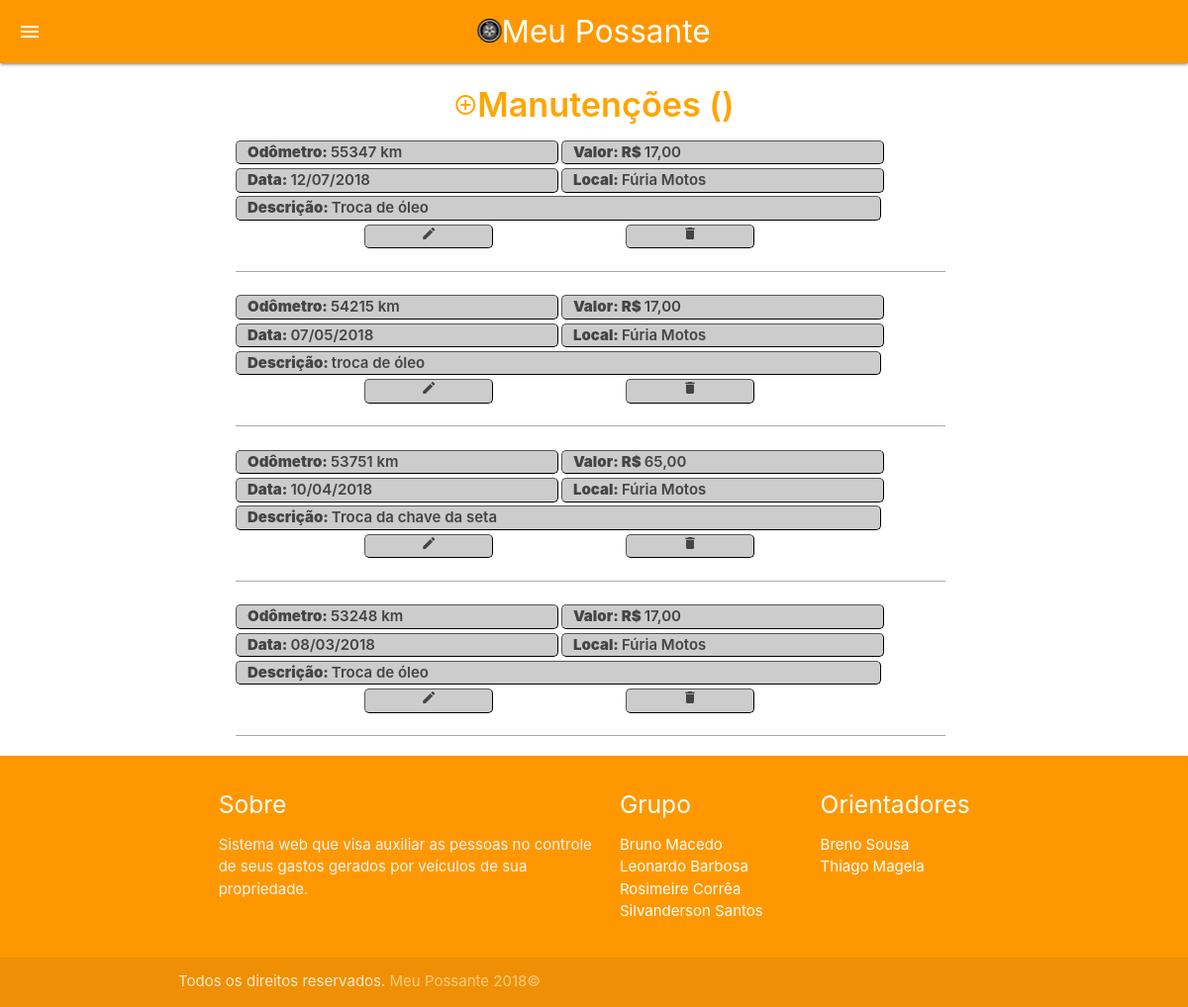
Before: /admin/manutencao/manutencao.php?id=3 (signed in) with the older database file.
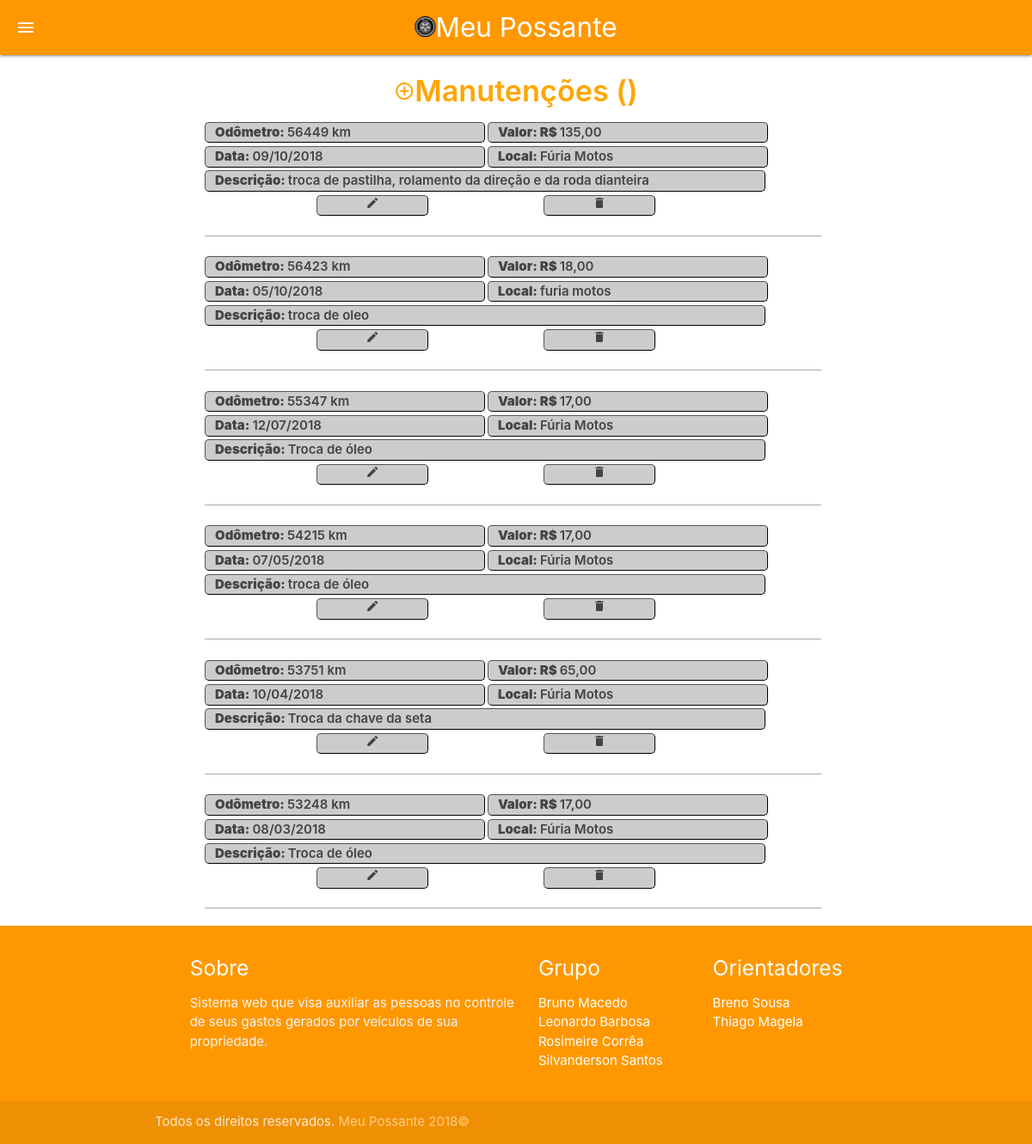
After: the same page with the newer database file.
### tables this page shows
CREATE TABLE IF NOT EXISTS `manutencoes` (
  `idmanu` int(11) NOT NULL AUTO_INCREMENT,
  `idveiculo` int(11) DEFAULT NULL,
  `odomanu` int(11) DEFAULT NULL,
  `valormanu` double(10,2) DEFAULT NULL,
  `datamanu` date DEFAULT NULL,
  `descmanu` varchar(255) DEFAULT NULL,
  `localmanu` varchar(30) DEFAULT NULL,
  PRIMARY KEY (`idmanu`),
  KEY `idveiculo` (`idveiculo`)
);

### admin/manutencao/manutencao.php (the view, shortened to what this page needs)
<?php
$id = $_GET['id'];
$placa = $_SESSION['placa'];
?>
<!DOCTYPE html>
<html lang="pt-br">
<head>
  <link type="text/css" rel="stylesheet" href="../../materialize/css/materialize.min.css"  media="screen,projection"/>
  <link rel="stylesheet" type="text/css" href="../../css/style.css">
</head>
<body>
  <nav class="orange">
    <div class="nav-wrapper">
      <a href="#" class="center-align"><i class="sidenav-trigger material-icons  " data-target="slide-out">menu</i></a>
      <div><a href="#" class="brand-logo center"><img src="../../img/mp24px.png"/>Meu Possante</a></div>
    </div>
  </nav>
  <main class="">
    <div class="container">
      <h4><a href="addmanutencao.php?id=<?= $id?>"  style="color:orange;"><i class="material-icons">control_point</i>Manutenções (<?=$placa?>)</a></h4>
      <?php
      include_once "../../conexao.php";
      $query = "SELECT * FROM manutencoes WHERE idveiculo = '$id' ORDER BY datamanu DESC ;";
      $resultado = $conexao->query($query);
      if ($resultado) {
        if ($resultado->num_rows > 0) {
          while ($linha = $resultado->fetch_assoc()) {
           echo "<div><div class='row'>";
           echo("<div class='atributos col s11 m5 xl3'><b>Odômetro: </b>" . $linha["odomanu"] . " km</div><div class='atributos col s11 m5 xl3'><b>Valor: R$ </b>" . str_replace('.', ',', $linha['valormanu']) ."</div><div class='atributos col s11 m5 xl2'><b>Data: </b>" . date("d/m/Y", strtotime($linha['datamanu'])) . "</div><div class='atributos col s11 m5 xl3'><b>Local: </b>" . $linha["localmanu"] . "</div><div class='atributos col s11 m10 xl9'><b>Descrição: </b>" . $linha["descmanu"] . "</div><a href='editar.php?id=" . $linha["idmanu"] . "&idveiculo=".$linha["idveiculo"]."'><div class='atributos col s3 offset-s2 m2 offset-m2 xl1 center-align'><i style='font-size: 16px;' class='material-icons'>edit</i></div></a><a href='#' onclick='removerInfo(" . $linha["idmanu"] . ", " . $id . ")'><div class='atributos col s3 offset-s1 m2 offset-m2 xl1  center-align'><i style='font-size: 16px;' class='material-icons'>delete</i></div></a>");
           echo "<div class='divisao col s11 m11 xl11  '></div></div></div>";
         }
       } else {
        echo "<p style='text-align:center;'>Nenhum registro encontrado!</p>";
      }
    } else {
      die("Erro!");
    }
    ?>
  </div>
</main>
<footer class="page-footer orange">
  <div class="container">
    <div class="row">
      <div class="col l6 s12">
        <h5 class="white-text">Sobre</h5>
        <p class="grey-text text-lighten-4">Sistema web que visa auxiliar as pessoas no controle de seus gastos gerados por veículos de sua propriedade.</p>
      </div>
      <div class="col l3 s12">
        <h5 class="white-text">Grupo</h5>
        <ul>
          <li><a class="white-text" href="#!">Bruno Macedo</a></li>
          <li><a class="white-text" href="#!">Leonardo Barbosa</a></li>
          <li><a class="white-text" href="#!">Rosimeire Corrêa</a></li>
          <li><a class="white-text" href="#!">Silvanderson Santos</a></li>
        </ul>
      </div>
      <div class="col l3 s12">
        <h5 class="white-text">Orientadores</h5>
        <ul>
          <li><a class="white-text" href="#!">Breno Sousa</a></li>
          <li><a class="white-text" href="#!">Thiago Magela</a></li>
        </ul>
      </div>
    </div>
  </div>
  <div class="footer-copyright">
    <div class="container">
      Todos os direitos reservados. <a class="orange-text text-lighten-3" href="http://materializecss.com">Meu Possante 2018©</a>
    </div>
  </div>
</footer>
</body>
</html>

Changed rows visible on the page:
added manutencoes: odomanu "56449", valormanu "135,00", datamanu "09/10/2018", localmanu "Fúria Motos", descmanu "troca de pastilha, rolamento da direção e da roda dianteira"
added manutencoes: odomanu "56423", valormanu "18,00", datamanu "05/10/2018", localmanu "furia motos", descmanu "troca de oleo"
